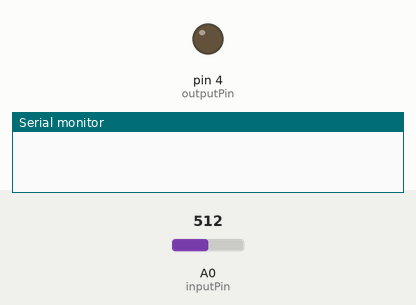
The sketch below on a simulated Arduino Uno, built with avr-gcc and run on an emulated ATmega328P. On the bench: output pins drawn as LEDs (lit = HIGH), the last lines printed to the serial monitor. Inputs (shaded band) come from the test bench; at power-on: A0 (inputPin) = 512.

Above: at 1.2 s.
1.3 s: A0 (inputPin) set to 535
At 2.9 s:
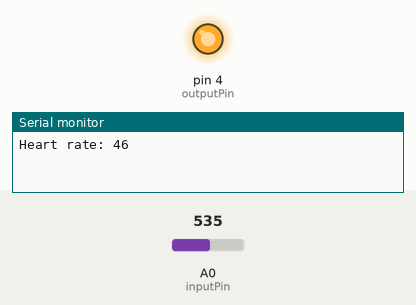
4.0 s: A0 (inputPin) set to 555
At 5.3 s:
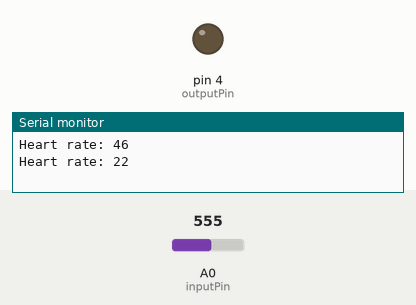
Timing chart, 0 to 8.2 s (numbered marks = the images above; inputs shaded):
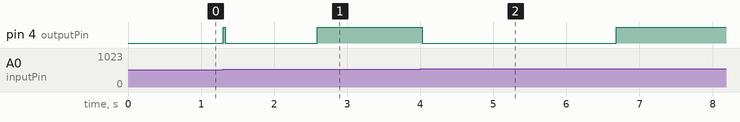

Measured:
- the behaviour switches between 519 and 520 on A0 (inputPin) (found by bisection; images 0 and 1)
- the behaviour switches between 546 and 547 on A0 (inputPin) (found by bisection; images 1 and 2)
- after the input at 1.3 s, pin 4 (outputPin): LOW → HIGH at once, → LOW 0.03 s later, → HIGH 1.3 s later
- after the input at 4.0 s, pin 4 (outputPin): HIGH → LOW at once, → HIGH 2.7 s later

The sketch:

ECGtoTTL.ino
```cpp
// Steps to adjust the threshold value:
// 1. Set-up the Heart Rate (beats/min) you expect to work with
//    in the ECG parameters section
// 2. Adjust the transformation you want to perform during 1 period
//    in the Code variables section, x variable (log10(final value) - log10(max value))

// Input and Output pins
int inputPin = A0; // Pin where the ECG will be read
int outputPin = 4; // Pin where the TTL will be generated

// ECG parameters
float HeartRate = 60; // HeartRate in beats/min

// Code variables
int analogValue[2]; // Variable to store 2 ECG samples
int der1Value = 0; // Variable to store the der between the 2 ECG samples
float threshold = 10; // Variable to trigger the HIGH level of the TTL
int SamplRate = 1 / (5.26 * 1E-3); // dt (ms) between consecutive samples from the ECG significantly reduces the SamplRate
//float x = (1 - pow(10, (log10(17) - log10(23)) / (SamplRate*HeartRate / 60))); // REAL ECG
float x = (1 - pow(10, (log10(23) - log10(30)) / (SamplRate*HeartRate / 60))); // DEMO ECG

// Time variables
// Delays
int dtMultiParam = 25; // Delay (ms) introduced by the multi-parametric
int dt = 5; // Time distance between consecutive samples (ms)
// Millis
unsigned long t0 = 0;
unsigned long t00 = 0;
unsigned long tTTL = 0;
unsigned long Tms = 0;
unsigned long T = 0;

void setup() {
  Serial.begin(9600);
  pinMode(outputPin, OUTPUT);
  pinMode(inputPin, INPUT);
}

void loop() {
  // Store when the new iteration starts
  unsigned long t = millis();

  // Return TTL value to 0 V if it has been HIGH for more than 25 ms
  if ( t - tTTL >= 25) {
    digitalWrite(outputPin, LOW);
  }

  // Acquire two samples at dt (ms) from each other
  analogValue[0] = analogRead(A0);
  delay(dt);
  analogValue[1] = analogRead(A0);

  // Compute the difference between them
  der1Value = analogValue[1] - analogValue[0];

  // Compute the heart rate & update the threshold
  if (der1Value > threshold && t - t0 > 20) {
    t00 = t0;
    t0 = millis();
    Tms = t0 - t00; // T (ms)
    T = 60 / (Tms * 1E-3); // Heart rate (beats/min)
    Serial.print("Heart rate: "); Serial.println(T);
    //Serial.print("B:"); Serial.println(threshold);
    threshold = der1Value;
    //Serial.print("A:"); Serial.println(threshold);
  } else {
    threshold = threshold * (1 - x);
  }

  // Generate the TTL output signal
  if ( t - t0 > Tms - dtMultiParam) {
    tTTL = millis();
    digitalWrite(outputPin, HIGH);
  }
}
```
